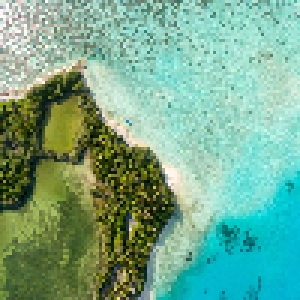
#> input picture HW6/data/image1.png, 100 x 100 px, found by its file name (shown 3 times larger)
$ python kernel_k-means.py
#> lines starting #> are read from the running program, lines starting #| are printed output that depends on the picture
from PIL import Image
import numpy as np
import matplotlib.pyplot as plt

fig, ax = plt.subplots()
fig_idx = 0


def loadData(filepath):
	def Coordinate():
		data = [(x,y) for x in range(100) for y in range(100)]

		return data

	def Color(filepath):
#> called with filepath = 'image1.png'
		rgb_value = []

		# Read image
		img = Image.open(filepath)
#> img is the input picture: PIL image 100x100 RGB; mean R, G, B 117.4, 169.4, 141.1

		# Convert to RGB
		img_rgb = img.convert("RGB")
		for i in Coordinate():
			rgb_pixel_value = img_rgb.getpixel(i)
			rgb_value.append(rgb_pixel_value)
#> this loop made 10000 passes
#> rgb_pixel_value on passes 1 to 3: (225, 234, 217), (225, 218, 223), (138, 170, 172)
#> after the loop, rgb_value = 10000 items, first 6: (225, 234, 217), (225, 218, 223), (138, 170, 172), (255, 245, 246), (255, 244, 247), (255, 249, 248)

		return rgb_value

	return np.array(Coordinate()), np.array(Color(filepath))


def dist(a, b, ax=1):
	""" Calculate Euclidean distance """

	return np.linalg.norm(a - b, axis=ax)


def precomputed_kernel(x_s1, x_s2, x_c1, x_c2, gamma):
	def RBF_kernel(x1, x2, gamma):
		# k(x1, x2) = e^(-gamma * ||x1-x2||^2)
		n1 = x1.shape[0]
		n2 = x2.shape[0]
		K_train = np.zeros((n1, n2))
		x1_norm = np.sum(x1**2, axis=-1)
		x2_norm = np.sum(x2**2, axis=-1)
		if isinstance(x1_norm, np.ndarray) == False:
			x1_norm = np.array([x1_norm])
		if isinstance(x2_norm, np.ndarray) == False:
			x2_norm = np.array([x2_norm])

		dist = x1_norm[:, None] + x2_norm[None, :] - 2 * np.dot(x1, x2.T)
		K_train = np.exp(-gamma * dist)

		return K_train

	return RBF_kernel(x_s1, x_s2, gamma) * RBF_kernel(x_c1, x_c2, gamma)


def kernel_dist(Xj_s, Xj_c, X, clusters, k, term3, gamma):
	"""
	Calculate Kernel Distance
	k(Xj, Xj) - 2 / |Ck| * sum(A_kn * k(Xj, Xn)) + 1 / |Ck|^2 * sum(sum(A_kp * A_kq * k(Xp, Xq)))
	If data point Xn is assigned to the k-th cluster, A_kn = 1
	"""

	# Kernel distance from Xj to each centroid
	dist = np.zeros((k))

	# First term
	term1 = precomputed_kernel(Xj_s, Xj_s, Xj_c, Xj_c, gamma)

	# Second term
	cluster_cnt = np.array([(clusters == i).sum() for i in range(k)])
	term2 = np.zeros((k))
	for i in range(k):
		term2[i] = 2 / (cluster_cnt[i]) * np.sum(precomputed_kernel(Xj_s, X[0][clusters == i], Xj_c, X[1][clusters == i], gamma))

	return term1 - term2 + term3


def init_centroid(X, k, init_type="kmeans-plus"):
	""" Return centroid in each clusters (there are k clusters) """
#> called with X = array of shape (10000, 3), k = 2, init_type = 'kmeans-plus'

	n = X.shape[0]
#> n = 10000

	if init_type == "random":
		idx = np.random.randint(len(X), size=k)
		C = X[idx]

		return C, idx

	elif init_type == "kmeans-plus":
		C = []
		C_idx = []

		# Randomly choose one to be the first centroid
		idx = np.random.randint(n)
#> idx = 2732
		C.append(X[idx])
		C_idx.append(idx)

		# Use shortest distance to be the weight and find next centroid
		while len(C) < k:
			D = []
			for i in range(n):
				d_to_centroids = np.array([dist(X[i], C[j], None) for j in range(len(C))])
				D.append(np.min(d_to_centroids))
			D = np.array(D)
			D_weight = D / np.sum(D)
			next_C_idx = np.random.choice(n, p=D_weight)
			C.append(X[next_C_idx])
			C_idx.append(next_C_idx)
#> this loop made 1 pass
#> next_C_idx on pass 1: 6977
#> after the loop, C = [[68, 62, 25], [71, 186, 165]]; C_idx = [2732, 6977]
#> `centroid, centroid_idx = init_centroid(data_point[1], k)`: centroid = [[68, 62, 25], [71, 186, 165]]; centroid_idx = [2732, 6977]
		C = np.array(C)
		C_idx = np.array(C_idx)

		return C, C_idx


def visualization(X, k, clusters):
	global fig_idx
	colors = ['r', 'g', 'b', 'y', 'c', 'm']
	global ax
	ax.clear()
	for i in range(k):
		points = X[clusters == i]
		ax.scatter(points[:, 0], points[:, 1], s=7, c=colors[i])
	#ax.scatter(C[:, 0], C[:, 1], marker='*', s=200, c='#050505')
	plt.savefig("kernel k-means_" + str(fig_idx) + ".png")
	fig_idx += 1
	plt.draw()
	plt.pause(0.3)


def kernel_k_means(X, C, C_idx, k):
	"""
	Kernel K-means clustering
	Input: X(data points), C(centroid), C_idx(index of centroid), k(# of clusters)
	"""
#> called with C = array of shape (2, 3), C_idx = array of shape (2,), k = 2
	gamma = 8
	# gamma = 30

	# Use 1d array (clusters) to store cluster of each point
	clusters = np.repeat(-1, len(X[0]))
#> clusters = 10000 values from -1 to -1
	for i in range(len(C_idx)):
		clusters[C_idx[i]] = i
#> this loop made 2 passes
#> after the loop, clusters = 10000 values, max 1 at index 6977, min -1 at index 0, mean -1

	done = 1

	# Loop until new cluster = old cluster
	while done:
		# Precompute kernel distance term 3
		# 1 / |Ck|^2 * sum(sum(A_kp * A_kq * k(Xp, Xq)))
		term3 = np.zeros(k)
		cluster_cnt = np.array([(clusters == i).sum() for i in range(k)])
		for p in range(k):
			result = 0
			result = np.sum(precomputed_kernel(X[0][clusters == p], X[0][clusters == p], X[1][clusters == p], X[1][clusters == p], gamma))
			term3[p] = 1 / (cluster_cnt[p]**2) * result

		# Assign each value to the closest cluster
		new_clusters = np.zeros(clusters.shape)
		for i in range(X[0].shape[0]):
			distances = kernel_dist(X[0][i], X[1][i], X, clusters, k, term3, gamma)
			cluster = np.argmin(distances)
			new_clusters[i] = cluster

		# If new cluster = last one, done
		if ((new_clusters - clusters).all()):
			done = 0

		clusters = new_clusters

		# Visualize
		visualization(X[0], k, clusters)
#> this loop made 2 passes
#> pass 1, in visualization, `plt.savefig("kernel k-means_" + str(fig_idx) + ".png")`:
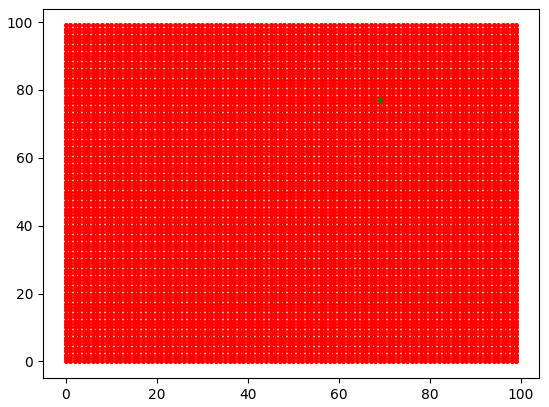
#> figure drawn by matplotlib, 1 panel


if __name__ == '__main__':
	data_point = loadData("image1.png")
	plt.ion()

	# Number of clusters
	k = 2
	# Initialize centroids
	centroid, centroid_idx = init_centroid(data_point[1], k)
	# Calculate kernel K-means
#> (the run stopped early here; a loop or call above may not have finished)
